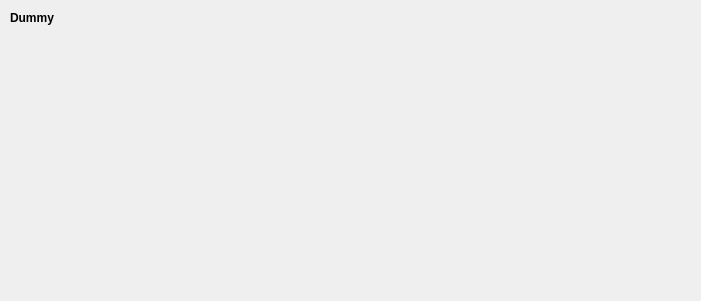
<?xml version="1.0" encoding="UTF-8"?>
<ui version="4.0">
 <class>DummyWidget</class>
 <widget class="QWidget" name="DummyWidget">
  <property name="geometry">
   <rect>
    <x>0</x>
    <y>0</y>
    <width>701</width>
    <height>301</height>
   </rect>
  </property>
  <property name="windowTitle">
   <string>Form</string>
  </property>
  <widget class="QLabel" name="label_2">
   <property name="geometry">
    <rect>
     <x>10</x>
     <y>10</y>
     <width>191</width>
     <height>16</height>
    </rect>
   </property>
   <property name="font">
    <font>
     <weight>75</weight>
     <bold>true</bold>
    </font>
   </property>
   <property name="text">
    <string>Dummy</string>
   </property>
  </widget>
 </widget>
 <resources/>
 <connections/>
</ui>
